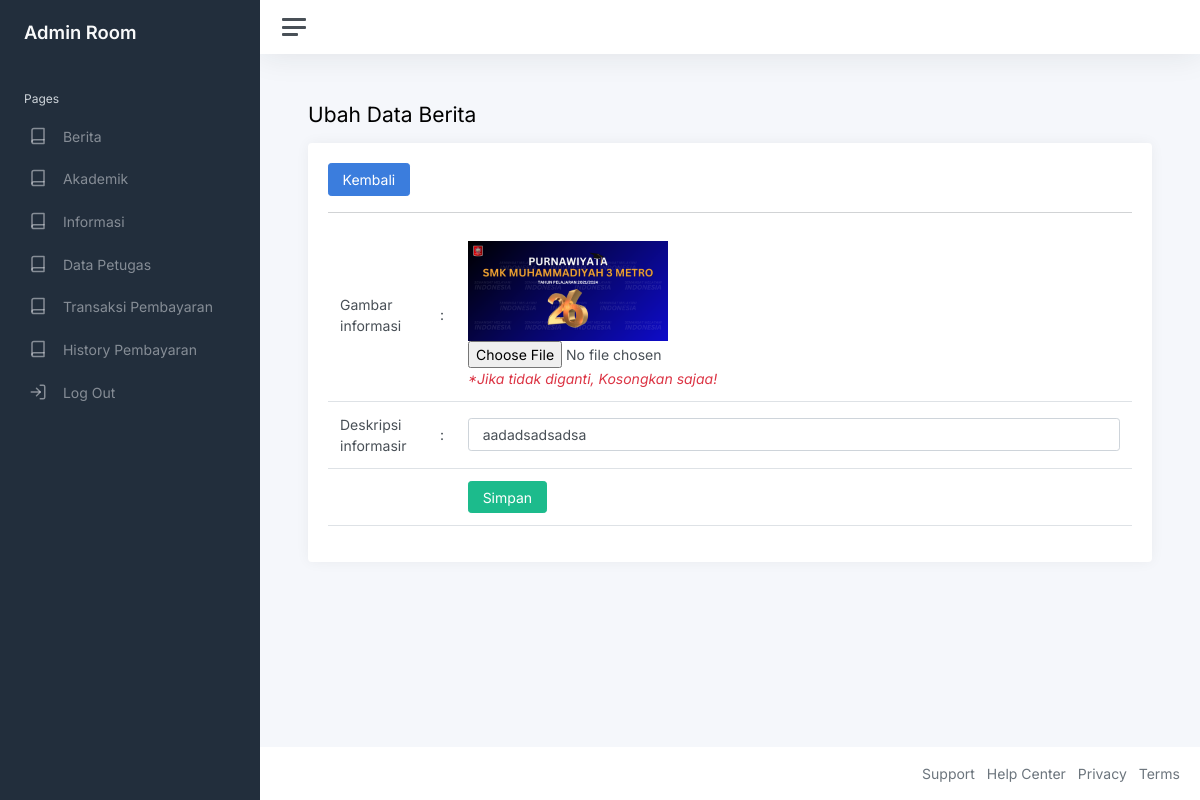
Screenshot of /01-ummetro/index.php?page=ubah_infor&id=4 (signed in) with the database file from the repository.
### tables this page shows
CREATE TABLE `informasi` (
  `id_infor` int(11) NOT NULL,
  `gambar_infor` varchar(255) NOT NULL,
  `desk_infor` varchar(255) NOT NULL
);

### 01-ummetro/ubah_infor.php (the view, shortened to what this page needs)
<?php
$id=$_GET['id'];
$query = mysqli_query($konek, "SELECT*FROM informasi where id_infor=$id");
$data = mysqli_fetch_array($query);
?>
<h1 class="h3 mb-3">Ubah Data Berita</h1>
<div class="row">
    <div class="col-12">
        <div class="card">
            <div class="card-body">
                <a href="?page=informasi" class="btn btn-primary">Kembali</a>
                <hr>
                <form action="" method="post" enctype="multipart/form-data">
                    <table class="table">
                        <tr>
                            <td width="100">Gambar informasi</td>
                            <td width="1">:</td>
                            <td>
                                <a href="image_infor/<?php echo $data['gambar_infor'];?>" target="_blank">
                                <img src="image_infor/<?php echo $data['gambar_infor'];?>" width="200" alt="gambar">
                                </a><br>
                            <input type="file" name="gambar_infor"><br>
                            <i class="text-danger">*Jika tidak diganti, Kosongkan sajaa!</i></td>
                        </tr>
                        <tr>
                            <td width="100">Deskripsi informasir</td>
                            <td width="1">:</td>
                            <td><input value="<?php echo $data['desk_infor'];?>" type="text" name="desk_infor" class="form-control"></td>
                        </tr>
                        <tr>
                            <td></td>
                            <td></td>
                            <td><button class="btn btn-success" type="submit">Simpan</button></td>
                        </tr>
                    </table>
                </form>
            </div>
        </div>
    </div>
</div>

### rows the page displays
informasi: gambar_infor (picture), desk_infor "aadadsadsadsa"
